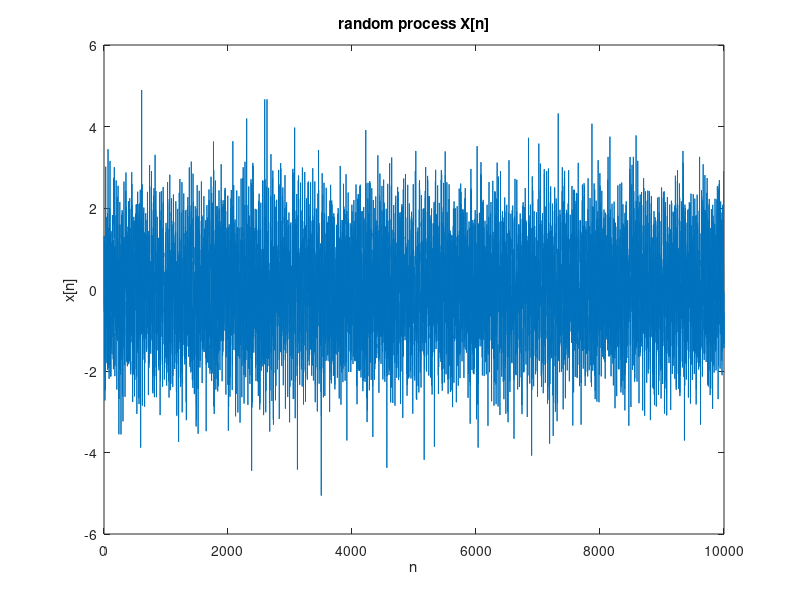

This figure's MATLAB source: (Note: this script raises an error after producing the figure.)
% estimating power spectral density using MATLAB functions for
% non-parametric methods
% Tanja Karp
clear; close all;

%% Initialize Variables
N=10000;             % length of sequence
Nfft=10000;          % size of fft, needs to be larger than lambda_max!
Nblock=512;         % blocksize for Bartlett/Welch method, needs to be less than Nfft!
Noverlap=Nblock/2;  % overlap of blocks for Welch method

%% Pick one of the following sequences
% real valued noise sequences
x11=randn(N,1);             % Gaussian, zero mean, variance of 1
x12=(-1).^randi([0,1],N);   % -1, 1 each of probability 0.5
x13=4*rand(N,1)-2;          % uniformly distributed [-2 2)

%real valued sinusoidal sequences
A=rand(1); w0=2*pi*rand(1); phi=2*pi*rand(1);
x21=A*cos(w0*(0:N-1)+phi).'; % cosine of random amplitude, frequency and phase shift
x22=cos(pi/16*(0:N-1)+phi).'; % cosine of random phase shift w0=pi/16
x23=cos(1.3*pi/16*(0:N-1)+phi).'; % cosine of random phase shift w0=1.3*pi/16

%complex valued sinusoidal sequences
x31=exp(1i*pi/16*(0:N-1)+1i*phi).'; %complex exponential of frequency w0=pi/16
x32=exp(1i*1.3*pi/16*(0:N-1)+1i*phi).'; %complex exponential of frequency w0=1.3*pi/16

x=x11+x22;    %choose which of the above random sequences you want to use
%graph sequence in time domain
figure
plot(x)
xlabel('n')
ylabel('x[n]')
title('random process X[n]')


%% Periodogram method (basically same results as biased correlogram)
[Sp,w]=periodogram(x,[],Nfft,'twosided','psd');

%% Bartlett method
[Sb,w]=pwelch(x,rectwin(Nblock),0,Nfft,'twosided','psd');

%% Welch method
[Sw_rectwin,w]=pwelch(x,rectwin(Nblock),Noverlap,Nfft,'twosided','psd');
[Sw_triang,w]=pwelch(x,triang(Nblock),Noverlap,Nfft,'twosided','psd');
[Sw_hamming,w]=pwelch(x,hamming(Nblock),Noverlap,Nfft,'twosided','psd');
[Sw_cheb60,w]=pwelch(x,chebwin(Nblock,60),Noverlap,Nfft,'twosided','psd');
[Sw_kaiser05,w]=pwelch(x,kaiser(Nblock,0.5),Noverlap,Nfft,'twosided','psd');


%% Graph psd estimates (linear and dB)

figure
subplot(211)
plot(w,[Sp,Sb])
axis([0 2*pi,-inf,inf])
title('PSD, linear')
legend('periodogram','Bartlett', 'location','North')
subplot(212)
plot(w,[Sw_rectwin,Sw_triang,Sw_hamming,Sw_cheb60,Sw_kaiser05])
axis([0 2*pi,-inf,inf])
title('Welch method, 50% overlap')
legend('rectangular','triangular','hamming','chepwin','kaiser', 'location','North')

figure
subplot(211)
plot(w,10*log10([Sp,Sb]))
axis([0 2*pi,-inf,inf])
title('PSD, dB')
legend('periodogram','Bartlett','location','North')
subplot(212)
plot(w,10*log10([Sw_rectwin,Sw_triang,Sw_hamming,Sw_cheb60,Sw_kaiser05]))
axis([0 2*pi,-inf,inf])
title('Welch method, 50% overlap')
legend('rectangular','triangular','hamming','chepwin','kaiser','location','North')